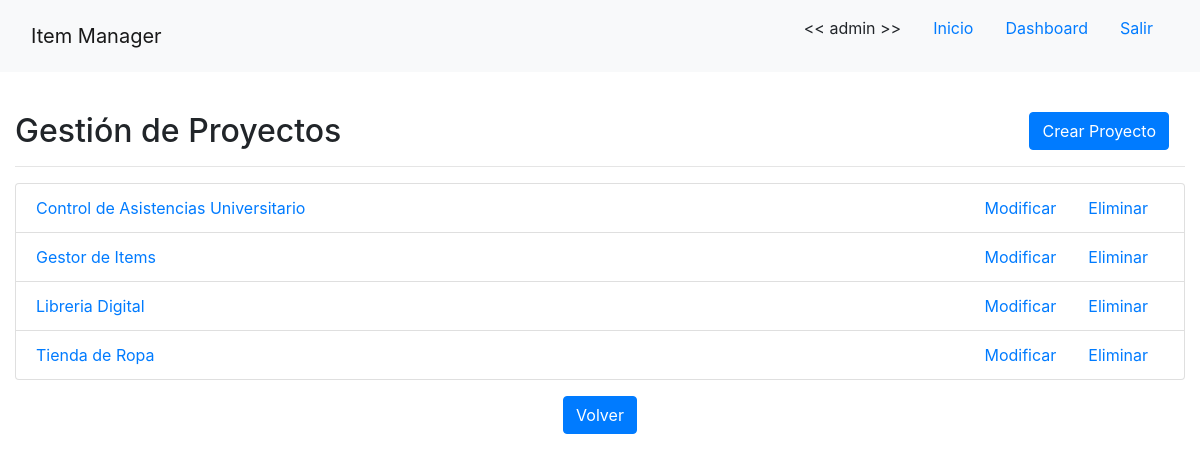
The page /proyecto/ (signed in) on the database its author committed.
### app/models/proyecto.py (models this page shows, shortened)
class Proyecto(models.Model):
    nombre = models.CharField(verbose_name='nombre', max_length=255, unique=True)
    creacion = models.DateTimeField(verbose_name='fecha de creacion', auto_now_add=True, max_length=255)
    lider = models.ForeignKey(User, verbose_name='lider', related_name="lidera", on_delete=models.PROTECT)
    equipo = models.ManyToManyField(User, verbose_name='equipo', related_name="participa")

### app/views/proyecto.py (the view)
# urls.py: path('proyecto/', ProyectoListView.as_view(), name='proyecto-list'),
class ProyectoListView(LoginRequiredMixin, ListView):
    template_name = 'app/proyecto_list.html'
    model = Proyecto
    queryset = Proyecto.objects.order_by('nombre')

### app/templates/app/proyecto_list.html (shortened to what this page needs)
{% extends 'base.html' %}
{% load crispy_forms_tags %}
{% block content %}
    {% if user.is_staff %}
    <br>
    <h2>Gestión de Proyectos
    <div class="float-right"><a class="btn btn-primary mx-3 float-right" href="{% url 'proyecto-create' %}">Crear Proyecto</a></div>
    </h2>
    <hr>
    <ul class="list-group">
        {% for proyecto in object_list %}
            <li class="list-group-item">
                <a href="{% url 'proyecto-detail' proyecto.id %}">
                    <div class="float-left">{{ proyecto.nombre }}</div>
                </a>
                <div>
                    <a class="mx-3 float-right" href="{% url 'proyecto-delete' proyecto.id %}">Eliminar</a>
                    <a class="mx-3 float-right" href="{% url 'proyecto-update' proyecto.id %}">Modificar</a>
                </div>
            </li>
        {% endfor %}
    </ul>
    <div class="text-center mt-3">
        <a class="btn btn-primary" href="{% url 'dashboard' %}">Volver</a>
    </div>
    {% else %}
        <br>
        <h2>No tiene los permisos necesarios para ver esta página!</h2>
        <a class="btn btn-primary" href="{% url 'home' %}">Volver al Inicio</a>
    {% endif %}
{% endblock %}

### templates/base.html (shortened to what this page needs)
{% load static %}
<!DOCTYPE html>
<html lang="es">
<head>
    <link rel="stylesheet" href="https://stackpath.bootstrapcdn.com/bootstrap/4.5.0/css/bootstrap.min.css">
</head>
<body>
    <nav class="navbar sticky-top navbar-light bg-light align-items-center">
        <div class="col-12 col-md-6 text-center text-md-left">
            <a class="navbar-brand" href="{% url 'home' %}">Item Manager</a>
        </div>
        <div class="col-12 col-md-6 d-flex justify-content-center justify-content-md-end">
            {% if user.is_authenticated %}
                <p class="nav-link d-none d-md-block"><< {{ user.username }} >></p>
                <a class="nav-link d-none d-md-block" href="{% url 'home' %}">Inicio</a>
                {% if user.is_staff %}
                    <a class="nav-link d-none d-md-block" href="{% url 'dashboard' %}">Dashboard</a>
                {% else %}
                    <a class="nav-link d-none d-md-block" href="{% url 'mis-proyectos-list' %}">Mis Proyectos</a>
                    <a class="nav-link d-none d-md-block" href="{% url 'mis-items-list' %}">Mis Items</a>
                {% endif %}
                <a class="nav-link d-none d-md-block" href="{% url 'logout' %}">Salir</a>
            {% endif %}
        </div>
    </nav>
    <div class="container-fluid justify-content-center mt-3">
        {% block content %}{% endblock %}
    </div>
</body>
</html>

### rows shown on the page
Proyecto: nombre "Control de Asistencias Universitario"
Proyecto: nombre "Gestor de Items"
Proyecto: nombre "Libreria Digital"
Proyecto: nombre "Tienda de Ropa"

### other values the page prints
{{ user.username }} "admin"
